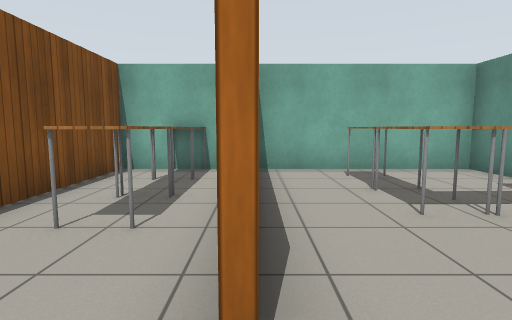
[1] (above)

22 first-person views from a walk through a robot-simulator world made for Gazebo. The camera is 1 m above the floor, tilts 6° down and sees 80° across. The floor is counted in squares, 1 m on a side. Each view is taken from the middle of a square. On the plan, view 1 faces up. The plan holds only what a view shows up to about 12 squares ahead; the rest is blank. The place goes on beyond the plan. Gazebo's built-in surfaces are drawn with simple patterns.

[2]
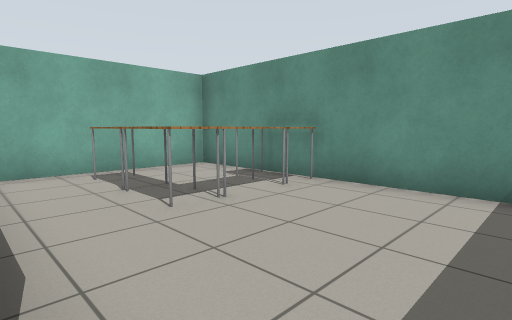

[3]
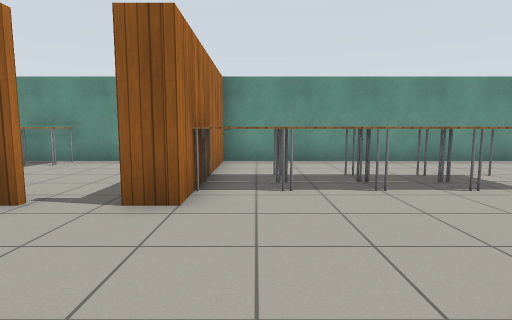

[4]
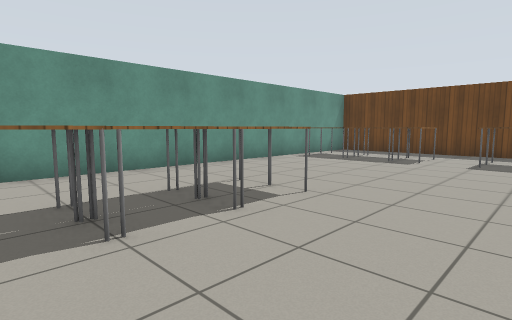

[5]
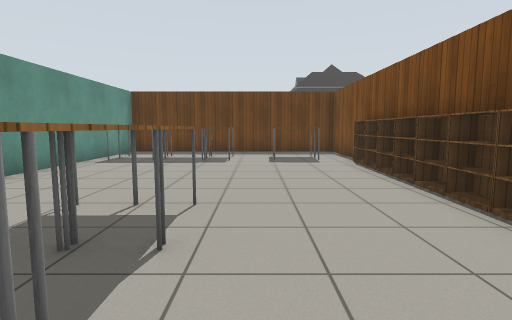

[6]
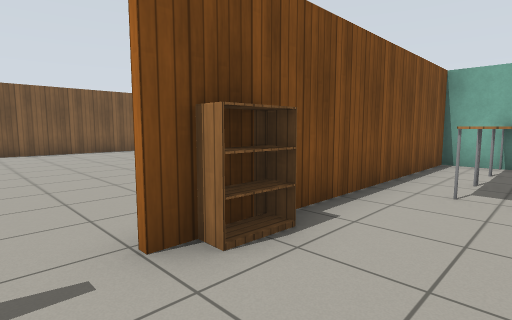

[7]
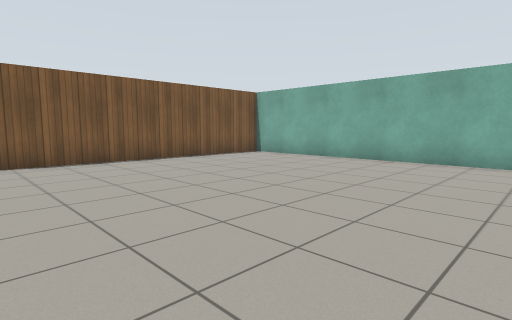

[8]
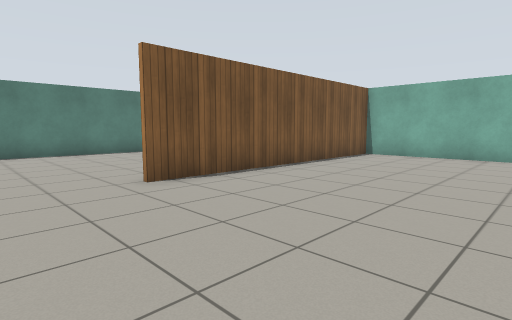

[9]
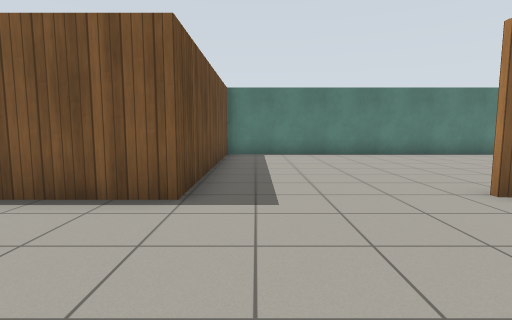

[10]
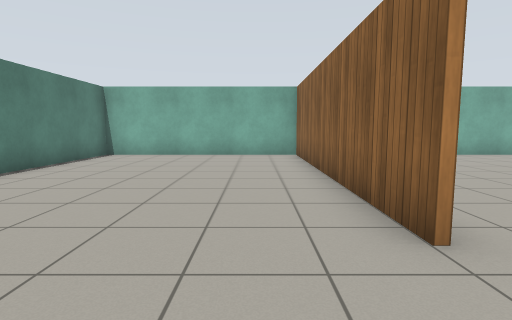

[11]
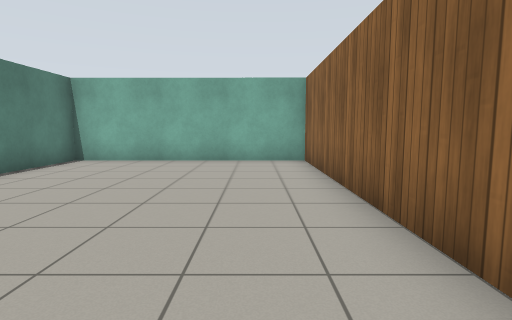

[12]
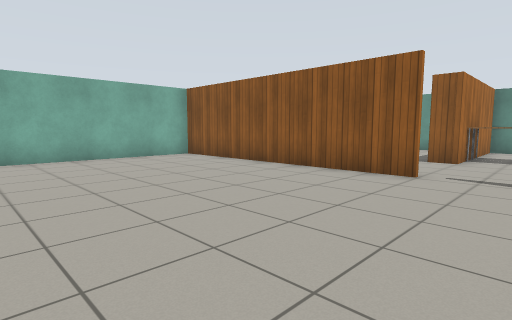

[13]
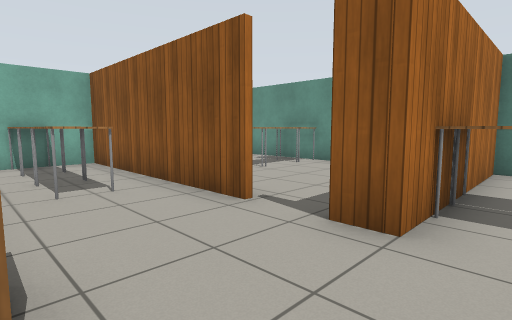

[14]
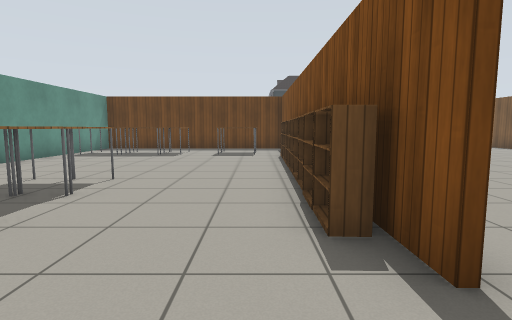

[15]
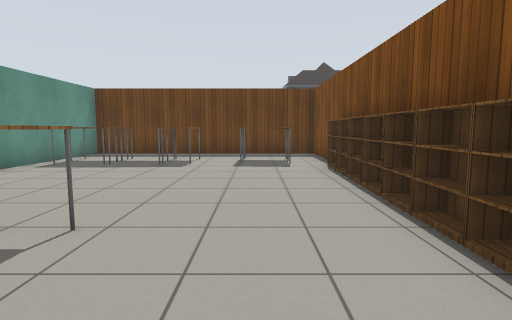

[16]
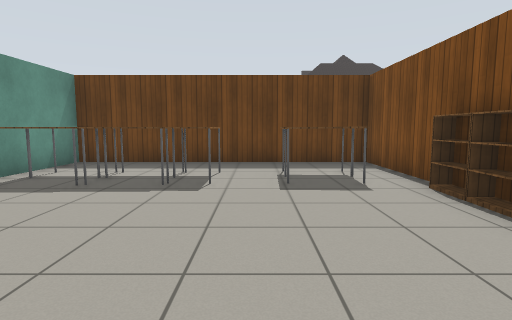

[17]
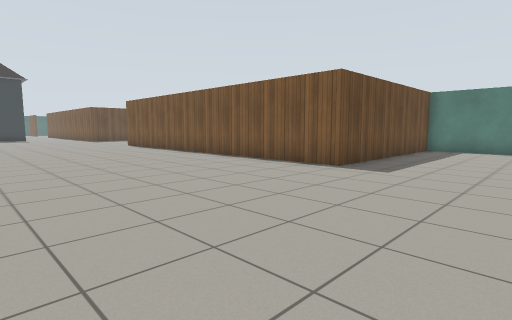

[18]
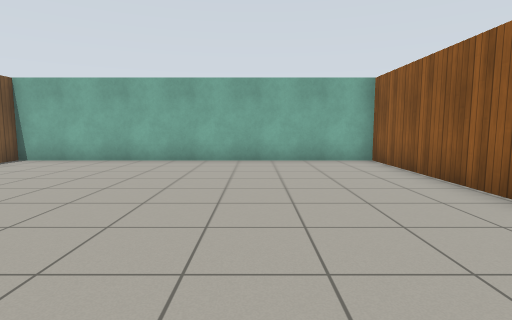

[19]
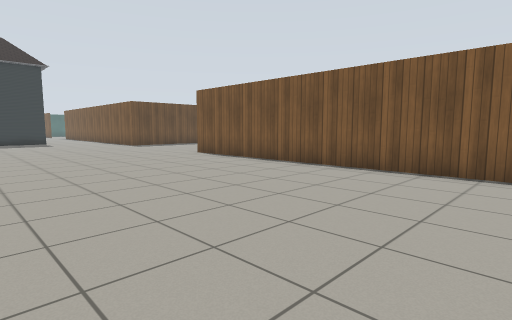

[20]
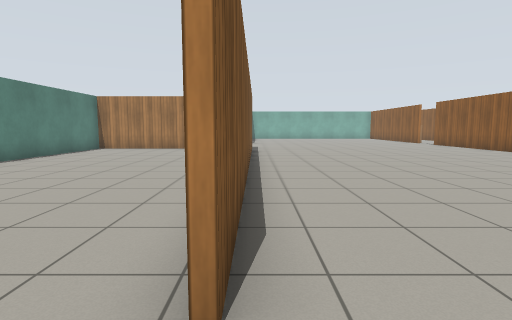

[21]
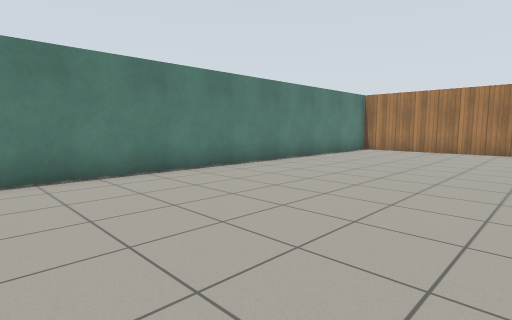

[22]
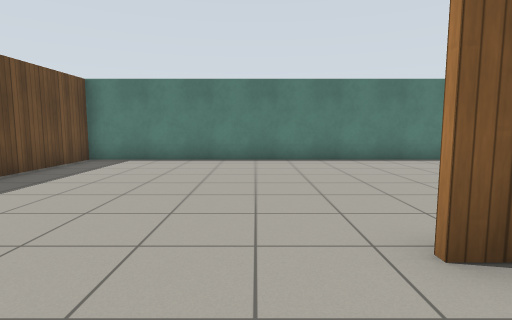

### Floor plan
Points are (right, up) in squares from view 1. A wall is a line through its corners. A room is listed if a view was taken in it or the views show most of it. See-through windows are left out.
Room 1 (views 1, 2)
walls: (5.2, 0.4) (5.2, 3.4); (5.2, 4.4) (5.2, 7.4) (0, 7.4); (5.2, -2.5) (5.2, -1.5)
ways out: opening at (0, 0.5) to room 2; opening at (3.5, -1.5) to room 2
objects: table (2, 4) to (3, 5); table (2, 6) to (3, 6); table (3, 4) to (4, 4); table (4, 4) to (5, 5)
Room 2 (views 3, 4, 5, 6, 7, 8, 9, 10, 11, 12, 13, 14, 15, 16, 17, 18, 19, 20, 21, 22)
walls: (-3.3, -12.4) (-3.3, -15.9) (5.2, -15.9) (5.2, -2.5); (-16.1, -6.2) (-18.5, -6.2); (-3.3, -2.7) (-3.3, -3.5); (-14.5, -1.5) (-14.5, 7.5); (-3.4, 0.4) (-3.4, 7.4) (-21.6, 7.4) (-21.6, -6.1) (-14.2, -6.1) (-14.2, -19.6); (-21.6, -8.9) (-21.6, -26.3) (-18.1, -26.3); (2.5, -1) (-0.1, -1) (-0.1, -0.3); (-0.1, 1) (-0.1, 7.4); (-3.3, 7.4) (-3.3, 0.4); (-14.2, 7.5) (-14.2, -1.5)
ways out: opening at (0, 0.5) to room 1; opening at (3.5, -1.5) to room 1
objects: bookshelf (-3, -12); bookshelf (-3, -11); bookshelf (-3, -10); bookshelf (-3, -9); bookshelf (-3, -8); bookshelf (-3, -7); bookshelf (-3, -6); bookshelf (-3, -5); bookshelf (-3, -4); bookshelf (-3, 0); table (-2, -14) to (-1, -14); table (-2, -13) to (-1, -13); table (-2, 3) to (-1, 4); table (-2, 5) to (-1, 5); table (-2, 6) to (-1, 7); table (1, -14) to (2, -13); table (1, -7) to (1, -6); table (1, -5); table (1, -4) to (2, -3); table (1, -2); table (2, -13) to (3, -12); table (2, -7) to (2, -6); table (2, -5) to (2, -4); table (2, -2); table (3, -14); table (4, -14) to (4, -13); table (4, -12)

Where each view was taken, in squares from view 1:
view 1: 0 up, 0 right, facing up
view 2: 0 up, 0 right, facing up-right
view 3: 2 down, 4 left, facing right
view 4: 3 down, 2 left, facing down-right
view 5: 3 down, 0 right, facing down
view 6: 2 down, 1 left, facing up-left
view 7: 2 down, 5 left, facing up-left
view 8: 4 down, 9 left, facing up-left
view 9: 5 down, 10 left, facing left
view 10: 4 down, 16 left, facing up
view 11: 2 down, 16 left, facing up
view 12: 3 down, 10 left, facing up-right
view 13: 2 down, 3 left, facing up-right
view 14: 1 down, 2 left, facing down
view 15: 4 down, 1 left, facing down
view 16: 7 down, 0 right, facing down
view 17: 2 down, 7 left, facing down-left
view 18: 2 down, 7 left, facing up
view 19: 9 down, 7 left, facing down-left
view 20: 21 down, 14 left, facing up
view 21: 20 down, 15 left, facing up-left
view 22: 21 down, 12 left, facing left
